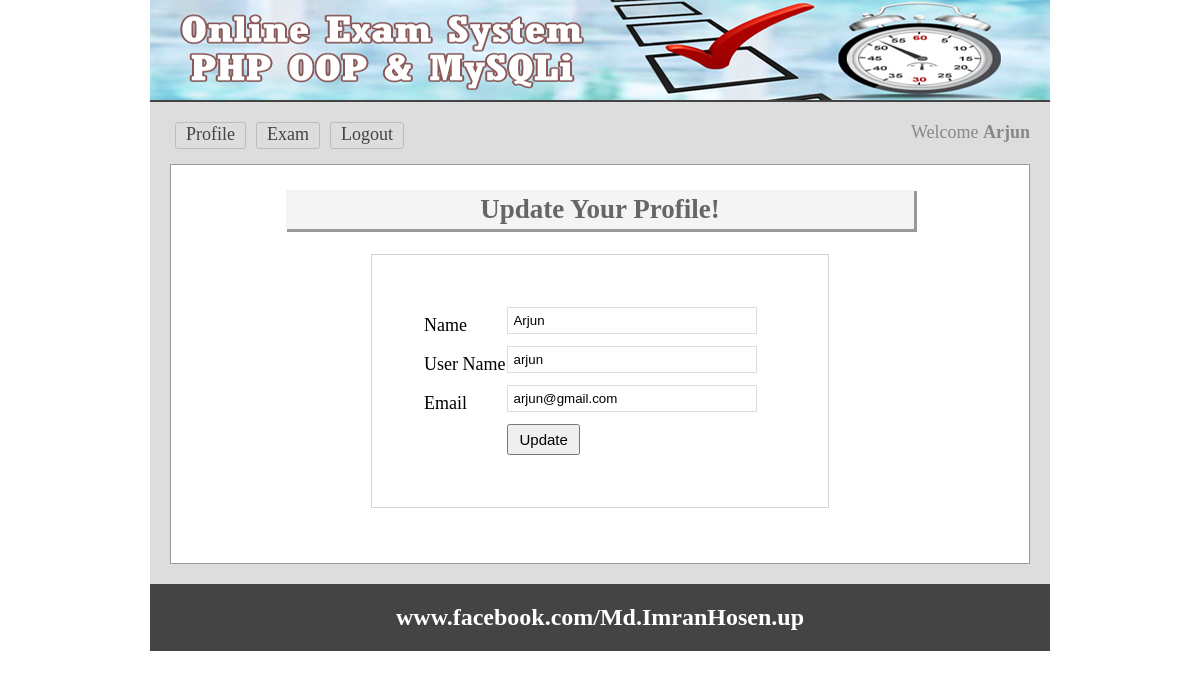
Screenshot of /profile.php (signed in) with the database file from the repository.
### tables this page shows
CREATE TABLE `tbl_user` (
  `userId` int(11) NOT NULL,
  `name` varchar(50) NOT NULL,
  `userName` varchar(32) NOT NULL,
  `password` varchar(100) NOT NULL,
  `email` varchar(32) NOT NULL,
  `status` int(11) NOT NULL DEFAULT '0'
);

### classes/User.php (called while the page is built, shortened)
<?php
$filepath = realpath(dirname(__FILE__));
include_once ($filepath.'/../lib/Database.php');
include_once ($filepath.'/../lib/Session.php');
class User{
	private $db;
	public function __construct(){
		$this->db = new Database();
	}
      public function getUserProfile($userId){
         $query = "SELECT * FROM tbl_user WHERE userId = '$userId'";
         $result = $this->db->select($query);
         return $result;
      }
 }

### lib/Database.php (called while the page is built, shortened)
<?php
Class Database{
	public $host   = DB_HOST;
	public $user   = DB_USER;
	public $pass   = DB_PASS;
	public $dbname = DB_NAME;
	public $link;
	private function connectDB(){
	$this->link = new mysqli($this->host, $this->user, $this->pass, $this->dbname);
 }
	public function select($query){
		$result = $this->link->query($query) or die($this->link->error.__LINE__);
		if($result->num_rows > 0){
			return $result;
		} else {
			return false;
		}
	}
}

### lib/Session.php (called while the page is built, shortened)
<?php
class Session{
	 public static function get($key){
	 	if (isset($_SESSION[$key])) {
	 		return $_SESSION[$key];
	 	} else {
	 		return false;
	 	}
	 }
}
?>

### profile.php (the view, shortened to what this page needs)
<?php include 'inc/header.php'; ?>
<?php
  $userId = Session::get("userId");
?>
<div class="main">
<h1>Update Your Profile!</h1>
<div class="profile">
	<form action="" method="post">
<?php
  $getData = $user->getUserProfile($userId);
  if ($getData) {
  	while ($result = $getData->fetch_assoc()) {
?>
		<table class="tbl">
			 <tr>
			 	<td>Name</td>
			 	<td><input type="text" name="name" value="<?php echo $result['name']; ?>" id="name"></td>
			 </tr>
			 <tr>
			   <td>User Name </td>
			   <td><input type="text" name="userName" value="<?php echo $result['userName']; ?>" id="userName"></td>
			 </tr>
			 <tr>
			   <td>Email</td>
			   <td><input name="email" type="email" value="<?php echo $result['email']; ?>" id="email"></td>
			 </tr>
			  <tr>
			  <td></td>
			   <td><input type="submit" id="profileUpdate" value="Update">
			   </td>
			 </tr>
       </table>
       <?php }  } ?>
	   </form>
	</div>
</div>
<?php include 'inc/footer.php'; ?>

### css/main.css (style rules this page uses)
* { margin:0;padding:0;outline:none }
body { font-family:verdana }
input[type="text"], input[type="password"], input[type="email"] { border: 1px solid #ddd; margin-bottom: 10px; padding: 5px; width: 238px; }
input[type="submit"] { cursor: pointer; font-size: 15px; padding: 5px 10px; }
.main { background: #fff none repeat scroll 0 0; border: 1px solid #999; margin-top: 10px; min-height: 368px; padding: 15px; width: 828px; }
.main h1 { background: #f4f4f4 none repeat scroll 0 0; box-shadow: 2px 2px 0 1px #999; color: #666; margin: 10px auto 25px; padding: 4px; text-align: center; width: 620px; }
.profile { border: 1px solid #d3d3d3;width: 356px;margin: 0 auto;padding: 50px;display: block; }

### rows the page displays
tbl_user: name "Arjun", userName "arjun", email "arjun@gmail.com"

### other values shown
Session::get("name") "Arjun"
